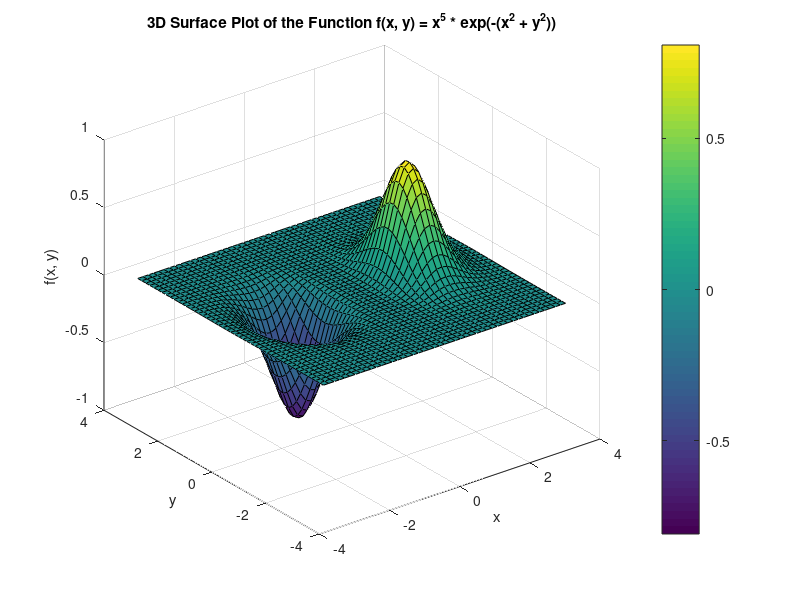
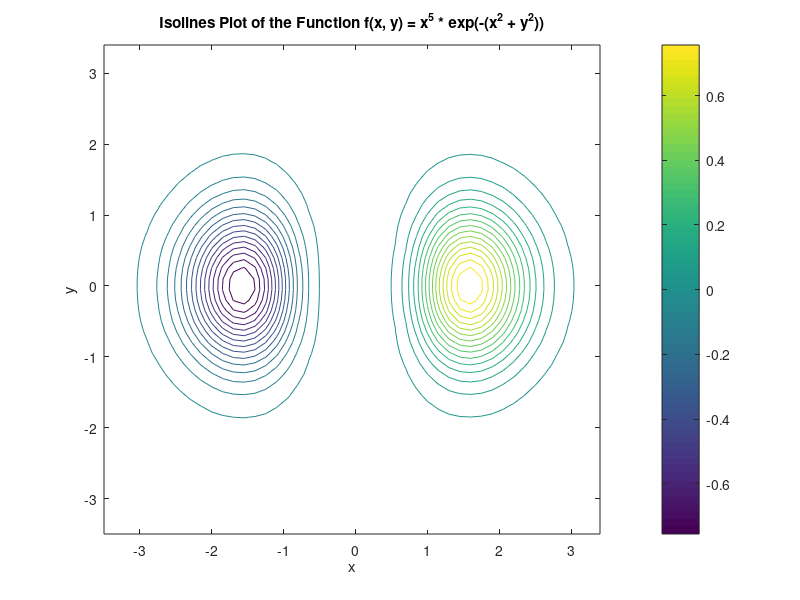

Here is the MATLAB script that generated these plots, in order:
clearvars;
clc;
close all;

[x, y] = meshgrid(-3.5:0.15:3.5, -3.5:0.15:3.5);  

% Function
f = x.^5 .* exp(-(x.^2 + y.^2));

% 3D Surface Plot
figure;
surf(x, y, f); 
xlabel('x');
ylabel('y');
zlabel('f(x, y)');
title('3D Surface Plot of the Function f(x, y) = x^5 * exp(-(x^2 + y^2))');
colorbar;

% Isolines Plot
figure;
contour(x, y, f, 30); 
xlabel('x');
ylabel('y');
title('Isolines Plot of the Function f(x, y) = x^5 * exp(-(x^2 + y^2))');
colorbar;